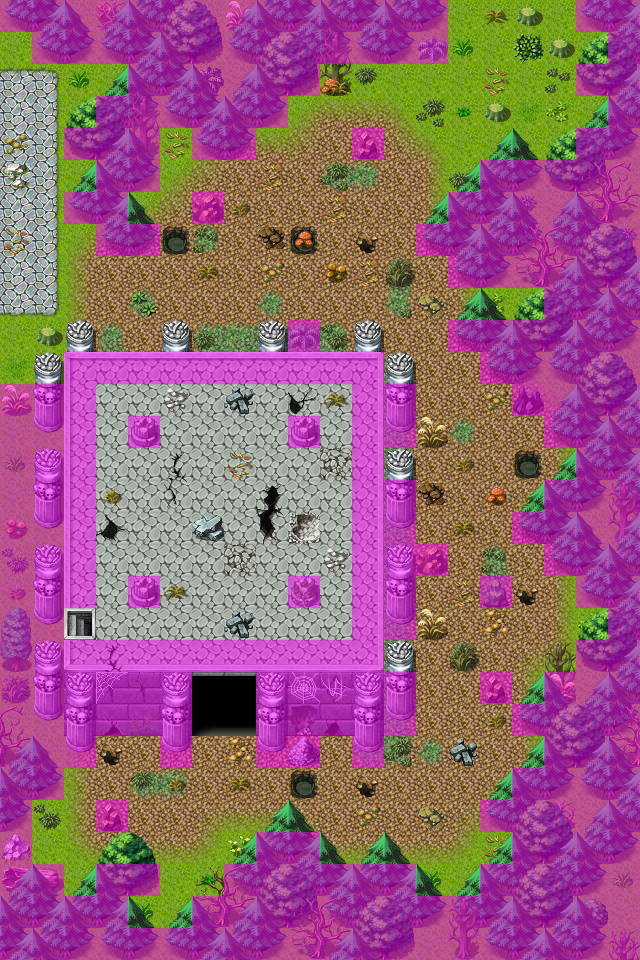

The image is a tile-based game level rendered from a .tmx file. Its description and source (layers, tilesets, objects; grid data summarised) follow:
An orthogonal 20x30 tile map with 32x32 px tiles, 4 tile layers (Ground, Objects, Above, Walkable), 40 tilesets and 10 objects (6x spawn, 4x mapchange).

<map version="1.0" orientation="orthogonal" width="20" height="30" tilewidth="32" tileheight="32">
 <properties>
  <property name="outdoors" value="1" />
 </properties>
 <tileset firstgid="1" name="map_bed_1" tilewidth="32" tileheight="32">
  <image source="../drawable/map_bed_1.png" width="512" height="256" />
 </tileset>
 <tileset firstgid="129" name="map_border_1" tilewidth="32" tileheight="32">
  <image source="../drawable/map_border_1.png" width="512" height="256" />
 </tileset>
 <tileset firstgid="257" name="map_bridge_1" tilewidth="32" tileheight="32">
  <image source="../drawable/map_bridge_1.png" width="512" height="256" />
 </tileset>
 <tileset firstgid="385" name="map_broken_1" tilewidth="32" tileheight="32">
  <image source="../drawable/map_broken_1.png" width="512" height="256" />
 </tileset>
 <tileset firstgid="513" name="map_cavewall_1" tilewidth="32" tileheight="32">
  <image source="../drawable/map_cavewall_1.png" width="576" height="192" />
 </tileset>
 <tileset firstgid="621" name="map_cavewall_2" tilewidth="32" tileheight="32">
  <image source="../drawable/map_cavewall_2.png" width="576" height="192" />
 </tileset>
 <tileset firstgid="729" name="map_cavewall_3" tilewidth="32" tileheight="32">
  <image source="../drawable/map_cavewall_3.png" width="576" height="192" />
 </tileset>
 <tileset firstgid="837" name="map_chair_table_1" tilewidth="32" tileheight="32">
  <image source="../drawable/map_chair_table_1.png" width="512" height="256" />
 </tileset>
 <tileset firstgid="965" name="map_crate_1" tilewidth="32" tileheight="32">
  <image source="../drawable/map_crate_1.png" width="512" height="256" />
 </tileset>
 <tileset firstgid="1093" name="map_cupboard_1" tilewidth="32" tileheight="32">
  <image source="../drawable/map_cupboard_1.png" width="512" height="256" />
 </tileset>
 <tileset firstgid="1221" name="map_curtain_1" tilewidth="32" tileheight="32">
  <image source="../drawable/map_curtain_1.png" width="512" height="256" />
 </tileset>
 <tileset firstgid="1349" name="map_entrance_1" tilewidth="32" tileheight="32">
  <image source="../drawable/map_entrance_1.png" width="512" height="256" />
 </tileset>
 <tileset firstgid="1477" name="map_fence_1" tilewidth="32" tileheight="32">
  <image source="../drawable/map_fence_1.png" width="512" height="256" />
 </tileset>
 <tileset firstgid="1605" name="map_fence_2" tilewidth="32" tileheight="32">
  <image source="../drawable/map_fence_2.png" width="512" height="256" />
 </tileset>
 <tileset firstgid="1733" name="map_ground_1" tilewidth="32" tileheight="32">
  <image source="../drawable/map_ground_1.png" width="512" height="256" />
 </tileset>
 <tileset firstgid="1861" name="map_ground_2" tilewidth="32" tileheight="32">
  <image source="../drawable/map_ground_2.png" width="512" height="256" />
 </tileset>
 <tileset firstgid="1989" name="map_ground_3" tilewidth="32" tileheight="32">
  <image source="../drawable/map_ground_3.png" width="512" height="256" />
 </tileset>
 <tileset firstgid="2117" name="map_ground_4" tilewidth="32" tileheight="32">
  <image source="../drawable/map_ground_4.png" width="512" height="256" />
 </tileset>
 <tileset firstgid="2245" name="map_ground_5" tilewidth="32" tileheight="32">
  <image source="../drawable/map_ground_5.png" width="512" height="256" />
 </tileset>
 <tileset firstgid="2373" name="map_ground_6" tilewidth="32" tileheight="32">
  <image source="../drawable/map_ground_6.png" width="512" height="256" />
 </tileset>
 <tileset firstgid="2501" name="map_ground_7" tilewidth="32" tileheight="32">
  <image source="../drawable/map_ground_7.png" width="512" height="256" />
 </tileset>
 <tileset firstgid="2629" name="map_ground_8" tilewidth="32" tileheight="32">
  <image source="../drawable/map_ground_8.png" width="512" height="256" />
 </tileset>
 <tileset firstgid="2757" name="map_indoor_1" tilewidth="32" tileheight="32">
  <image source="../drawable/map_indoor_1.png" width="512" height="256" />
 </tileset>
 <tileset firstgid="2885" name="map_kitchen_1" tilewidth="32" tileheight="32">
  <image source="../drawable/map_kitchen_1.png" width="512" height="256" />
 </tileset>
 <tileset firstgid="3013" name="map_outdoor_1" tilewidth="32" tileheight="32">
  <image source="../drawable/map_outdoor_1.png" width="512" height="256" />
 </tileset>
 <tileset firstgid="3141" name="map_pillar_1" tilewidth="32" tileheight="32">
  <image source="../drawable/map_pillar_1.png" width="512" height="256" />
 </tileset>
 <tileset firstgid="3269" name="map_plant_1" tilewidth="32" tileheight="32">
  <image source="../drawable/map_plant_1.png" width="512" height="256" />
 </tileset>
 <tileset firstgid="3397" name="map_rock_1" tilewidth="32" tileheight="32">
  <image source="../drawable/map_rock_1.png" width="512" height="256" />
 </tileset>
 <tileset firstgid="3525" name="map_roof_1" tilewidth="32" tileheight="32">
  <image source="../drawable/map_roof_1.png" width="512" height="256" />
 </tileset>
 <tileset firstgid="3653" name="map_roof_2" tilewidth="32" tileheight="32">
  <image source="../drawable/map_roof_2.png" width="512" height="256" />
 </tileset>
 <tileset firstgid="3781" name="map_shop_1" tilewidth="32" tileheight="32">
  <image source="../drawable/map_shop_1.png" width="512" height="256" />
 </tileset>
 <tileset firstgid="3909" name="map_sign_ladder_1" tilewidth="32" tileheight="32">
  <image source="../drawable/map_sign_ladder_1.png" width="512" height="256" />
 </tileset>
 <tileset firstgid="4037" name="map_table_1" tilewidth="32" tileheight="32">
  <image source="../drawable/map_table_1.png" width="512" height="256" />
 </tileset>
 <tileset firstgid="4165" name="map_trail_1" tilewidth="32" tileheight="32">
  <image source="../drawable/map_trail_1.png" width="512" height="256" />
 </tileset>
 <tileset firstgid="4293" name="map_tree_1" tilewidth="32" tileheight="32">
  <image source="../drawable/map_tree_1.png" width="512" height="256" />
 </tileset>
 <tileset firstgid="4421" name="map_wall_1" tilewidth="32" tileheight="32">
  <image source="../drawable/map_wall_1.png" width="512" height="256" />
 </tileset>
 <tileset firstgid="4549" name="map_wall_2" tilewidth="32" tileheight="32">
  <image source="../drawable/map_wall_2.png" width="480" height="256" />
 </tileset>
 <tileset firstgid="4669" name="map_wall_3" tilewidth="32" tileheight="32">
  <image source="../drawable/map_wall_3.png" width="480" height="256" />
 </tileset>
 <tileset firstgid="4789" name="map_window_1" tilewidth="32" tileheight="32">
  <image source="../drawable/map_window_1.png" width="512" height="256" />
 </tileset>
 <tileset firstgid="4917" name="map_window_2" tilewidth="32" tileheight="32">
  <image source="../drawable/map_window_2.png" width="512" height="256" />
 </tileset>
 <layer name="Ground" width="20" height="30">
  <data>[600 cells, 600 non-empty, 33 distinct tile ids]</data>
 </layer>
 <layer name="Objects" width="20" height="30">
  <data>[600 cells, 375 non-empty, 89 distinct tile ids]</data>
 </layer>
 <layer name="Above" width="20" height="30">
  <data>[600 cells, 164 non-empty, 18 distinct tile ids]</data>
 </layer>
 <layer name="Walkable" width="20" height="30">
  <data>[600 cells, 302 non-empty, 1 distinct tile ids]</data>
 </layer>
 <objectgroup name="Mapevents" width="20" height="30">
  <object name="north" type="mapchange" x="480" y="0" width="64" height="32">
   <properties>
    <property name="map" value="creepydungeon0" />
    <property name="place" value="south" />
   </properties>
  </object>
  <object name="west" type="mapchange" x="0" y="64" width="32" height="288">
   <properties>
    <property name="map" value="creepydungeon0b" />
    <property name="place" value="east" />
   </properties>
  </object>
  </objectgroup>
 <objectgroup name="Spawn" width="20" height="30">
  <!-- 6 objects omitted --></objectgroup>
 <objectgroup name="Keys" width="20" height="30" />
</map>
<!-- 8 of 10 objects omitted -->
